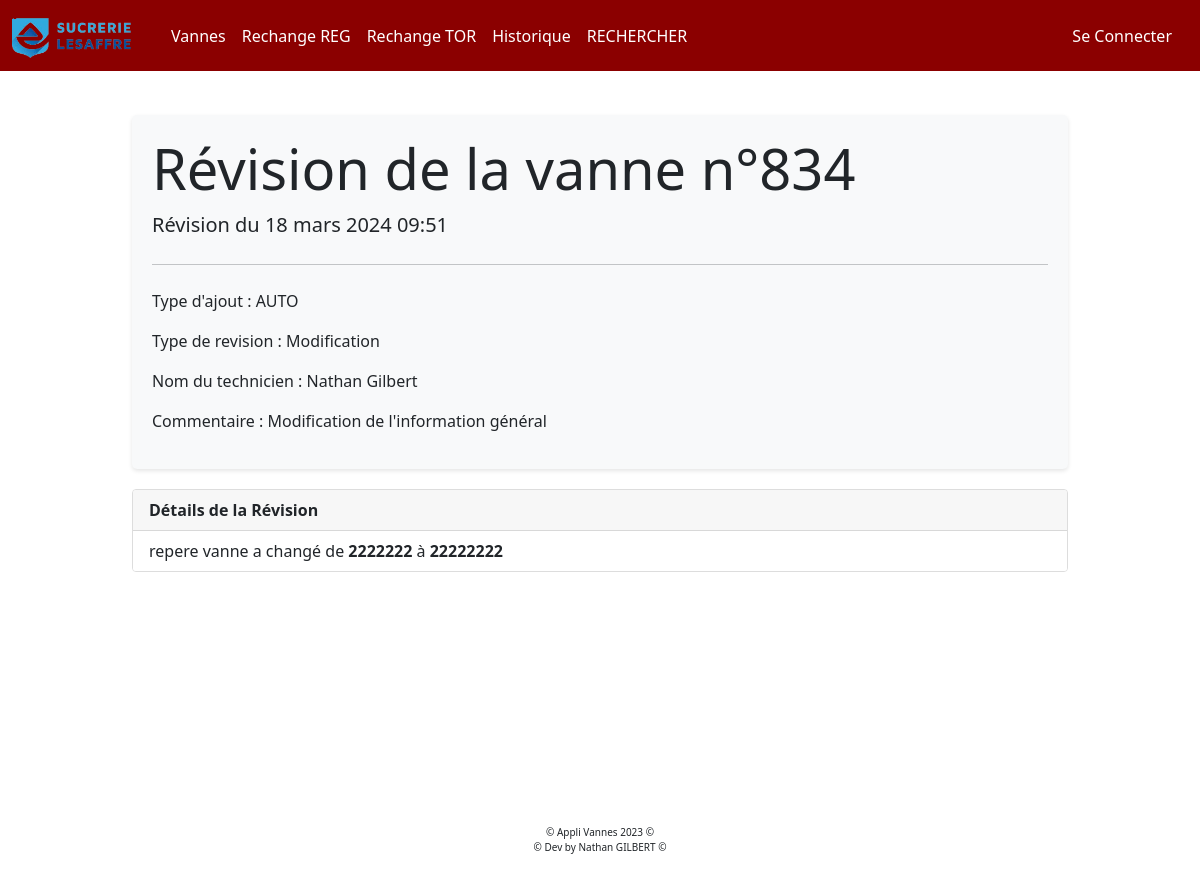
The page /vanne/179/detailrevision on the database as committed earlier.
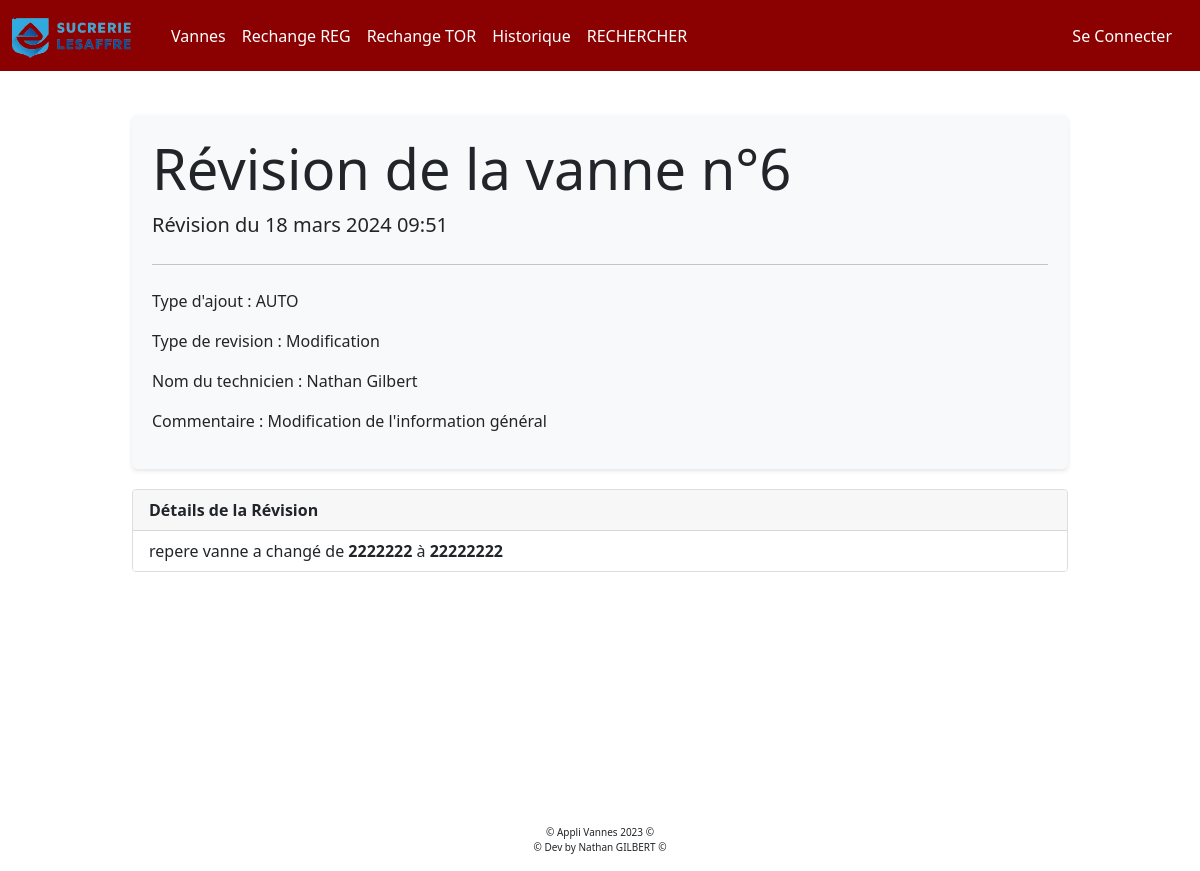
The same page on the database as committed later.
### appliVanne/models.py (models this page shows)
class REVISON(models.Model):
    class Meta:
        db_table = 'REVISION'
    id_revision = models.AutoField(primary_key=True, unique=True, verbose_name="ID de la révision")
    id_revision_vanne =  models.IntegerField(null=True, blank=True, default=0, verbose_name="ID de la révision de la vanne")
    rev_id_vanne = models.IntegerField(null=True, blank=True, default=0, verbose_name="ID de la vanne")
    date_revision = models.DateTimeField(null=True, blank=True, verbose_name="Date de la révision")
    type_revision = models.CharField(max_length=255, null=True, blank=True, default='Aucun type', verbose_name="Type de révision")
    commentaire_revision = models.CharField(max_length=255, null=True, blank=True, default='Aucun commentaire', verbose_name="Commentaire de révision")
    detail_commentaire = models.CharField( max_length=1500000,null=True, blank=True, default='Aucun détail', verbose_name="Détail de révision")
    nom_technicien = models.CharField(max_length=255, null=True, blank=True, default='Aucun technicien', verbose_name="Nom du technicien")
    ajout_revision = models.CharField(max_length=255, null=True, blank=True, default='AUTO', verbose_name="Ajout de révision")

### appliVanne/views.py (the view)
# urls.py: path('vanne/<int:id_revision>/detailrevision', views.detail_revision, name='detail_revision'),
def detail_revision(request, id_revision):
    infoRev = get_object_or_404(REVISON,id_revision=id_revision)
    return render(request, "appliVanne/detailRevision.html", { "infoRevision":infoRev })

### appliVanne/templates/appliVanne/detailRevision.html (shortened to what this page needs)
{% extends "appliVanne/base.html" %} {% load static %} {% block title %} Révision {% endblock %}
{% block main %}
<div class="container mt-4">
    <div class="jumbotron">
        <h1 class="display-4">Révision de la vanne n°{{ infoRevision.rev_id_vanne }}</h1>
        <p class="lead">Révision du {{ infoRevision.date_revision }}</p>
        <hr class="my-4">
        <p>Type d'ajout : {{ infoRevision.ajout_revision }}</p>
        <p>Type de revision : {{ infoRevision.type_revision }}</p>
        <p>Nom du technicien : {{ infoRevision.nom_technicien }}</p>
        <p>Commentaire : {{ infoRevision.commentaire_revision }}</p>
    </div>
    <div class="card">
        <div class="card-header">
            Détails de la Révision
        </div>
        <ul class="list-group list-group-flush">
            <li class="list-group-item">{{ infoRevision.detail_commentaire | safe}}</li>
        </ul>
    </div>
</div>
{% endblock %}

Rows that differ between the two databases and show on the page:
changed REVISON "AUTO": rev_id_vanne "834" → "6"
